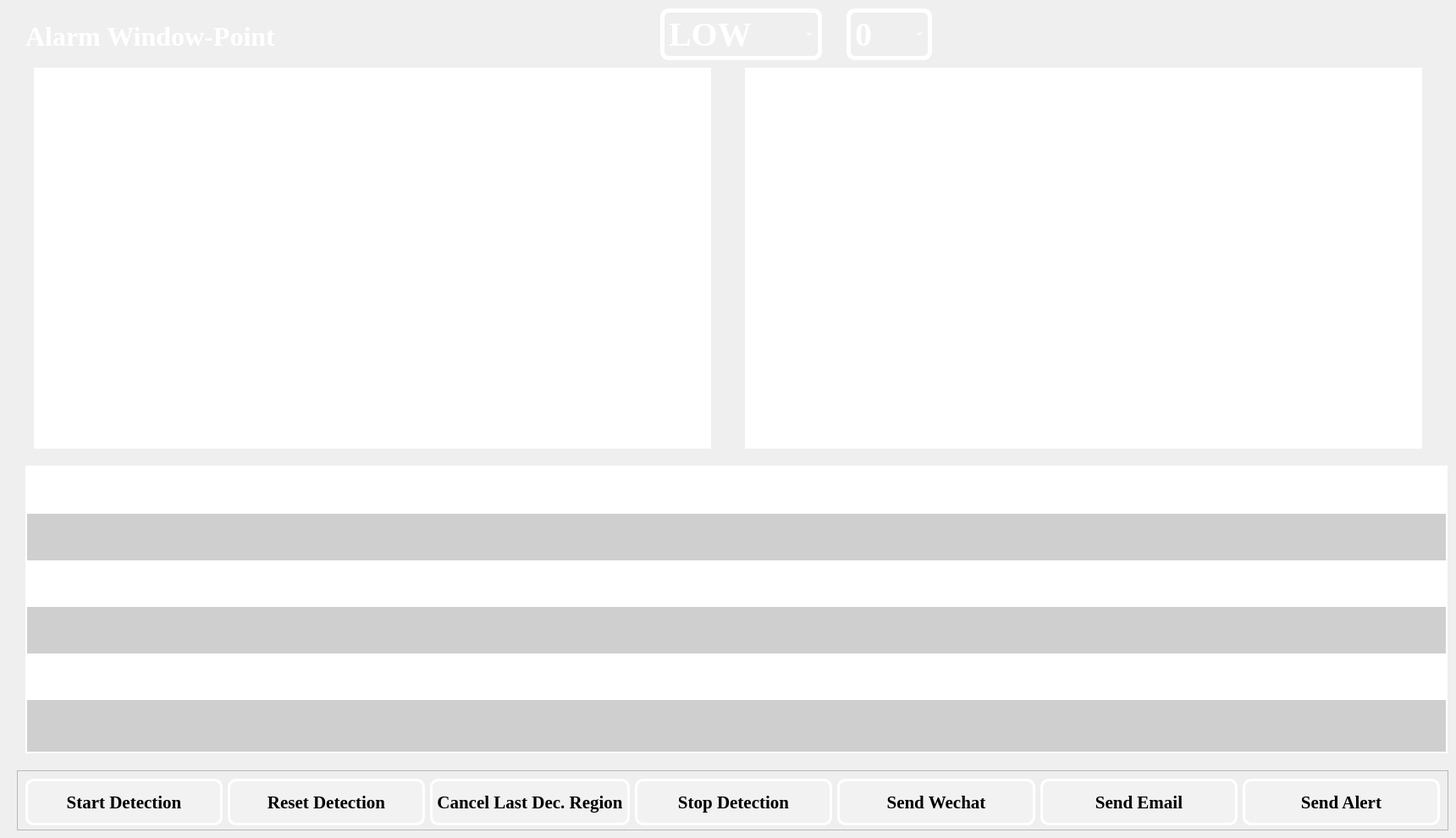
    <widget class="QWidget" name="page_5">
     <widget class="QLabel" name="label_6">
      <property name="geometry">
       <rect>
        <x>30</x>
        <y>20</y>
        <width>381</width>
        <height>45</height>
       </rect>
      </property>
      <property name="font">
       <font>
        <family>Times New Roman</family>
        <pointsize>24</pointsize>
        <weight>75</weight>
        <italic>false</italic>
        <bold>true</bold>
       </font>
      </property>
      <property name="styleSheet">
       <string notr="true">font: bold 24pt &quot;Times New Roman&quot;;
color: rgb(255, 255, 255);</string>
      </property>
      <property name="text">
       <string>Alarm Window-Point</string>
      </property>
     </widget>
     <widget class="QTableWidget" name="tableWidget_3">
      <property name="geometry">
       <rect>
        <x>30</x>
        <y>550</y>
        <width>1680</width>
        <height>340</height>
       </rect>
      </property>
      <property name="styleSheet">
       <string notr="true">QTableWidget {
    background-color: white;      /* 白色背景 */
    border: 2px solid white;      /* 白色边框 */
    border-radius: 0px;           /* 直角边框 */
	font: 13pt &quot;Times New Roman&quot;;
color:black;
}
QHeaderView::section {
    background-color: #2f5597;
    color: white;
padding:10px;
	font: bold 12pt &quot;Times New Roman&quot;;
gridline-color: #2f5597;
}
QTableView {
background-color:#white;    
alternate-background-color: #cfcfcf;
gridline-color: #a6a6a6;
text-align: center;
}
/* 强制覆盖角按钮样式 */
QTableWidget QTableCornerButton::section {
    background-color: #2f5597 !important;
    border: 1px solid #2f5597;
}</string>
      </property>
      <property name="alternatingRowColors">
       <bool>true</bool>
      </property>
      <property name="showGrid">
       <bool>false</bool>
      </property>
      <property name="wordWrap">
       <bool>true</bool>
      </property>
      <property name="rowCount">
       <number>6</number>
      </property>
      <property name="columnCount">
       <number>5</number>
      </property>
      <attribute name="horizontalHeaderVisible">
       <bool>false</bool>
      </attribute>
      <attribute name="horizontalHeaderCascadingSectionResizes">
       <bool>false</bool>
      </attribute>
      <attribute name="horizontalHeaderMinimumSectionSize">
       <number>100</number>
      </attribute>
      <attribute name="horizontalHeaderDefaultSectionSize">
       <number>200</number>
      </attribute>
      <attribute name="horizontalHeaderShowSortIndicator" stdset="0">
       <bool>false</bool>
      </attribute>
      <attribute name="horizontalHeaderStretchLastSection">
       <bool>true</bool>
      </attribute>
      <attribute name="verticalHeaderVisible">
       <bool>false</bool>
      </attribute>
      <attribute name="verticalHeaderCascadingSectionResizes">
       <bool>false</bool>
      </attribute>
      <attribute name="verticalHeaderMinimumSectionSize">
       <number>50</number>
      </attribute>
      <attribute name="verticalHeaderDefaultSectionSize">
       <number>55</number>
      </attribute>
      <attribute name="verticalHeaderHighlightSections">
       <bool>true</bool>
      </attribute>
      <attribute name="verticalHeaderShowSortIndicator" stdset="0">
       <bool>false</bool>
      </attribute>
      <attribute name="verticalHeaderStretchLastSection">
       <bool>true</bool>
      </attribute>
      <row/>
      <row/>
      <row/>
      <row/>
      <row/>
      <row/>
      <column>
       <property name="text">
        <string>Turnout ID</string>
       </property>
      </column>
      <column>
       <property name="text">
        <string>Date/Time</string>
       </property>
      </column>
      <column>
       <property name="text">
        <string>Status</string>
       </property>
      </column>
      <column>
       <property name="text">
        <string>Throw
Time</string>
       </property>
      </column>
      <column>
       <property name="text">
        <string>Text</string>
       </property>
      </column>
      <item row="0" column="0">
       <property name="text">
        <string/>
       </property>
      </item>
      <item row="0" column="1">
       <property name="text">
        <string/>
       </property>
      </item>
      <item row="1" column="1">
       <property name="text">
        <string/>
       </property>
      </item>
      <item row="2" column="1">
       <property name="text">
        <string/>
       </property>
      </item>
      <item row="3" column="1">
       <property name="text">
        <string/>
       </property>
      </item>
      <item row="4" column="1">
       <property name="text">
        <string/>
       </property>
      </item>
     </widget>
     <widget class="QFrame" name="frame_20">
      <property name="geometry">
       <rect>
        <x>40</x>
        <y>80</y>
        <width>800</width>
        <height>450</height>
       </rect>
      </property>
      <property name="styleSheet">
       <string notr="true">#frame_20{
 border-radius: 0px;           /* 直角边框 */
	background-color: rgb(255, 255, 255);
}</string>
      </property>
      <property name="frameShape">
       <enum>QFrame::StyledPanel</enum>
      </property>
      <property name="frameShadow">
       <enum>QFrame::Raised</enum>
      </property>
     </widget>
     <widget class="QFrame" name="frame_21">
      <property name="geometry">
       <rect>
        <x>880</x>
        <y>80</y>
        <width>800</width>
        <height>450</height>
       </rect>
      </property>
      <property name="styleSheet">
       <string notr="true">#frame_21{
 border-radius: 0px;           /* 直角边框 */
	background-color: rgb(255, 255, 255);
}</string>
      </property>
      <property name="frameShape">
       <enum>QFrame::StyledPanel</enum>
      </property>
      <property name="frameShadow">
       <enum>QFrame::Raised</enum>
      </property>
     </widget>
     <widget class="QFrame" name="frame_26">
      <property name="geometry">
       <rect>
        <x>20</x>
        <y>910</y>
        <width>1691</width>
        <height>71</height>
       </rect>
      </property>
      <property name="font">
       <font>
        <family>Times New Roman</family>
        <pointsize>16</pointsize>
       </font>
      </property>
      <property name="frameShape">
       <enum>QFrame::StyledPanel</enum>
      </property>
      <property name="frameShadow">
       <enum>QFrame::Raised</enum>
      </property>
      <layout class="QHBoxLayout" name="horizontalLayout_6">
       <item>
        <widget class="QPushButton" name="pushButton_32">
         <property name="minimumSize">
          <size>
           <width>0</width>
           <height>55</height>
          </size>
         </property>
         <property name="font">
          <font>
           <family>Times New Roman</family>
           <pointsize>16</pointsize>
           <weight>75</weight>
           <bold>true</bold>
          </font>
         </property>
         <property name="styleSheet">
          <string notr="true">
QPushButton {
    padding: 5px;
    border: 3px solid rgb(255, 255, 255);
    border-radius: 10px;
color:black;
	background-color: #f2f2f2;
}
/* 鼠标悬停效果 */
QPushButton:hover {
    background: rgb(190, 199, 211);

}

/* 按下效果 */
QPushButton:pressed {
   background: #4B6C8A;
}</string>
         </property>
         <property name="text">
          <string>Start Detection</string>
         </property>
        </widget>
       </item>
       <item>
        <widget class="QPushButton" name="pushButton_33">
         <property name="minimumSize">
          <size>
           <width>0</width>
           <height>55</height>
          </size>
         </property>
         <property name="font">
          <font>
           <family>Times New Roman</family>
           <pointsize>16</pointsize>
           <weight>75</weight>
           <bold>true</bold>
          </font>
         </property>
         <property name="styleSheet">
          <string notr="true">
QPushButton {
    padding: 5px;
    border: 3px solid rgb(255, 255, 255);
    border-radius: 10px;
color:black;
	background-color: #f2f2f2;
}
/* 鼠标悬停效果 */
QPushButton:hover {
    background: rgb(190, 199, 211);

}

/* 按下效果 */
QPushButton:pressed {
   background: #4B6C8A;
}</string>
         </property>
         <property name="text">
          <string>Reset Detection</string>
         </property>
        </widget>
       </item>
       <item>
        <widget class="QPushButton" name="pushButton_34">
         <property name="minimumSize">
          <size>
           <width>0</width>
           <height>55</height>
          </size>
         </property>
         <property name="font">
          <font>
           <family>Times New Roman</family>
           <pointsize>16</pointsize>
           <weight>75</weight>
           <bold>true</bold>
          </font>
         </property>
         <property name="styleSheet">
          <string notr="true">
QPushButton {
    padding: 5px;
    border: 3px solid rgb(255, 255, 255);
    border-radius: 10px;
color:black;
	background-color: #f2f2f2;
}
/* 鼠标悬停效果 */
QPushButton:hover {
    background: rgb(190, 199, 211);

}

/* 按下效果 */
QPushButton:pressed {
   background: #4B6C8A;
}</string>
         </property>
         <property name="text">
          <string>Cancel Last Dec. Region</string>
         </property>
        </widget>
       </item>
       <item>
        <widget class="QPushButton" name="pushButton_35">
         <property name="minimumSize">
          <size>
           <width>0</width>
           <height>55</height>
          </size>
         </property>
         <property name="font">
          <font>
           <family>Times New Roman</family>
           <pointsize>16</pointsize>
           <weight>75</weight>
           <bold>true</bold>
          </font>
         </property>
         <property name="styleSheet">
          <string notr="true">
QPushButton {
    padding: 5px;
    border: 3px solid rgb(255, 255, 255);
    border-radius: 10px;
color:black;
	background-color: #f2f2f2;
}
/* 鼠标悬停效果 */
QPushButton:hover {
    background: rgb(190, 199, 211);

}

/* 按下效果 */
QPushButton:pressed {
   background: #4B6C8A;
}</string>
         </property>
         <property name="text">
          <string>Stop Detection</string>
         </property>
        </widget>
       </item>
       <item>
        <widget class="QPushButton" name="pushButton_36">
         <property name="minimumSize">
          <size>
           <width>0</width>
           <height>55</height>
          </size>
         </property>
         <property name="font">
          <font>
           <family>Times New Roman</family>
           <pointsize>16</pointsize>
           <weight>75</weight>
           <bold>true</bold>
          </font>
         </property>
         <property name="styleSheet">
          <string notr="true">
QPushButton {
    padding: 5px;
    border: 3px solid rgb(255, 255, 255);
    border-radius: 10px;
color:black;
	background-color: #f2f2f2;
}
/* 鼠标悬停效果 */
QPushButton:hover {
    background: rgb(190, 199, 211);

}

/* 按下效果 */
QPushButton:pressed {
   background: #4B6C8A;
}</string>
         </property>
         <property name="text">
          <string>Send Wechat</string>
         </property>
        </widget>
       </item>
       <item>
        <widget class="QPushButton" name="pushButton_38">
         <property name="minimumSize">
          <size>
           <width>0</width>
           <height>55</height>
          </size>
         </property>
         <property name="font">
          <font>
           <family>Times New Roman</family>
           <pointsize>16</pointsize>
           <weight>75</weight>
           <bold>true</bold>
          </font>
         </property>
         <property name="styleSheet">
          <string notr="true">
QPushButton {
    padding: 5px;
    border: 3px solid rgb(255, 255, 255);
    border-radius: 10px;
color:black;
	background-color: #f2f2f2;
}
/* 鼠标悬停效果 */
QPushButton:hover {
    background: rgb(190, 199, 211);

}

/* 按下效果 */
QPushButton:pressed {
   background: #4B6C8A;
}</string>
         </property>
         <property name="text">
          <string>Send Email</string>
         </property>
        </widget>
       </item>
       <item>
        <widget class="QPushButton" name="pushButton_37">
         <property name="minimumSize">
          <size>
           <width>0</width>
           <height>55</height>
          </size>
         </property>
         <property name="font">
          <font>
           <family>Times New Roman</family>
           <pointsize>16</pointsize>
           <weight>75</weight>
           <bold>true</bold>
          </font>
         </property>
         <property name="styleSheet">
          <string notr="true">
QPushButton {
    padding: 5px;
    border: 3px solid rgb(255, 255, 255);
    border-radius: 10px;
color:black;
	background-color: #f2f2f2;
}
/* 鼠标悬停效果 */
QPushButton:hover {
    background: rgb(190, 199, 211);

}

/* 按下效果 */
QPushButton:pressed {
   background: #4B6C8A;
}</string>
         </property>
         <property name="text">
          <string>Send Alert</string>
         </property>
        </widget>
       </item>
      </layout>
     </widget>
     <widget class="QComboBox" name="comboBox_28">
      <property name="geometry">
       <rect>
        <x>780</x>
        <y>10</y>
        <width>191</width>
        <height>61</height>
       </rect>
      </property>
      <property name="font">
       <font>
        <family>Times New Roman</family>
        <pointsize>30</pointsize>
        <weight>75</weight>
        <bold>true</bold>
       </font>
      </property>
      <property name="styleSheet">
       <string notr="true">
QComboBox {
    padding: 5px;
    border: 5px solid rgb(255, 255, 255);
    border-radius: 10px;
background-color:transparent;
color:rgb(255, 255, 255)
}
QComboBox::drop-down {
    width: 20px;  /* 下拉箭头宽度 */
}</string>
      </property>
      <item>
       <property name="text">
        <string>LOW</string>
       </property>
      </item>
      <item>
       <property name="text">
        <string>SHS</string>
       </property>
      </item>
      <item>
       <property name="text">
        <string>KOT</string>
       </property>
      </item>
      <item>
       <property name="text">
        <string>UNI</string>
       </property>
      </item>
      <item>
       <property name="text">
        <string>TAP</string>
       </property>
      </item>
      <item>
       <property name="text">
        <string>ADM</string>
       </property>
      </item>
      <item>
       <property name="text">
        <string>EXC</string>
       </property>
      </item>
      <item>
       <property name="text">
        <string>NHUH</string>
       </property>
      </item>
      <item>
       <property name="text">
        <string>MKK</string>
       </property>
      </item>
      <item>
       <property name="text">
        <string>TAW</string>
       </property>
      </item>
      <item>
       <property name="text">
        <string>SHT</string>
       </property>
      </item>
      <item>
       <property name="text">
        <string>FOT</string>
       </property>
      </item>
      <item>
       <property name="text">
        <string>FAN</string>
       </property>
      </item>
      <item>
       <property name="text">
        <string>LMC</string>
       </property>
      </item>
      <item>
       <property name="text">
        <string>HUH</string>
       </property>
      </item>
      <item>
       <property name="text">
        <string>RAC</string>
       </property>
      </item>
      <item>
       <property name="text">
        <string>TWO</string>
       </property>
      </item>
     </widget>
     <widget class="QPushButton" name="pushButton_58">
      <property name="geometry">
       <rect>
        <x>1630</x>
        <y>20</y>
        <width>51</width>
        <height>51</height>
       </rect>
      </property>
      <property name="styleSheet">
       <string notr="true">
/* 基础样式（包含图标） */
QPushButton {
    
	border-image: url(:/icons/icons/暂停 (1).png);
    background: transparent; /* 防止背景覆盖 */
    border: none;            /* 移除默认边框 */
    padding: 0px;            /* 确保图片不被内边距挤压 */
border-radius:0px;
}

/* 鼠标悬停效果 */
QPushButton:hover {
    background:rgb(65, 119, 211);     /* 悬停时覆盖背景色 */
}

/* 按下效果 */
QPushButton:pressed {
    background: #4B6C8A;     /* 按下时覆盖背景色 */
}</string>
      </property>
      <property name="text">
       <string/>
      </property>
     </widget>
     <widget class="QComboBox" name="comboBox_31">
      <property name="geometry">
       <rect>
        <x>1000</x>
        <y>10</y>
        <width>101</width>
        <height>61</height>
       </rect>
      </property>
      <property name="font">
       <font>
        <family>Times New Roman</family>
        <pointsize>30</pointsize>
        <weight>75</weight>
        <bold>true</bold>
       </font>
      </property>
      <property name="styleSheet">
       <string notr="true">
QComboBox {
    padding: 5px;
    border: 5px solid rgb(255, 255, 255);
    border-radius: 10px;
background-color:transparent;
color:rgb(255, 255, 255)
}
QComboBox::drop-down {
    width: 20px;  /* 下拉箭头宽度 */
}</string>
      </property>
      <item>
       <property name="text">
        <string>0</string>
       </property>
      </item>
      <item>
       <property name="text">
        <string>1</string>
       </property>
      </item>
      <item>
       <property name="text">
        <string>2</string>
       </property>
      </item>
      <item>
       <property name="text">
        <string>3</string>
       </property>
      </item>
      <item>
       <property name="text">
        <string>4</string>
       </property>
      </item>
      <item>
       <property name="text">
        <string>5</string>
       </property>
      </item>
      <item>
       <property name="text">
        <string>6</string>
       </property>
      </item>
      <item>
       <property name="text">
        <string>7</string>
       </property>
      </item>
      <item>
       <property name="text">
        <string>8</string>
       </property>
      </item>
      <item>
       <property name="text">
        <string>9</string>
       </property>
      </item>
      <item>
       <property name="text">
        <string>10</string>
       </property>
      </item>
     </widget>
    </widget>
